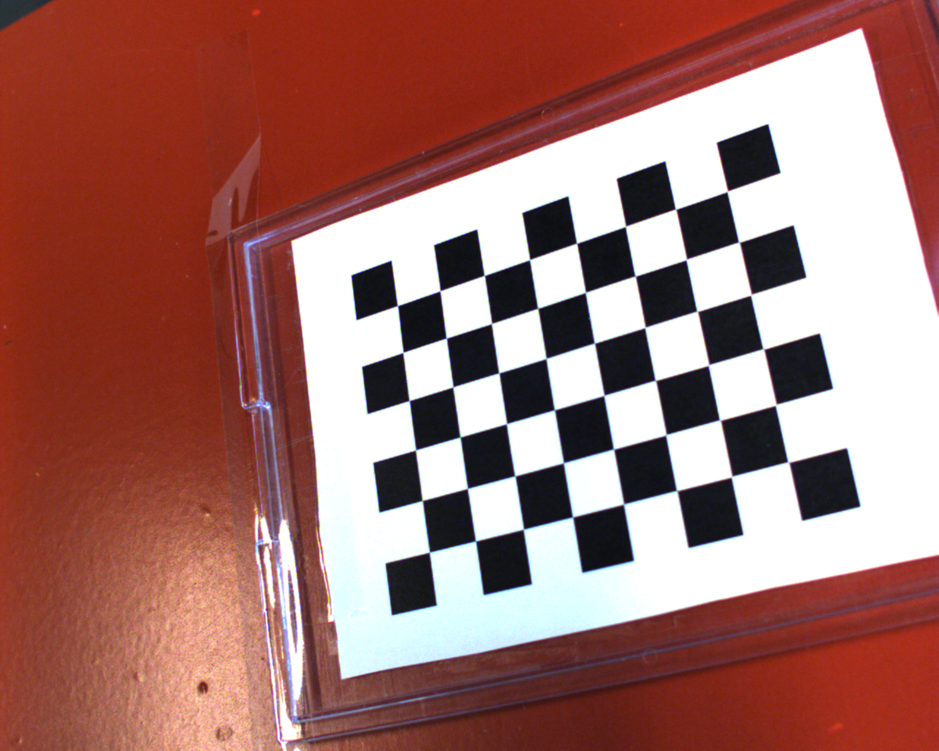
#> input picture rob7/perception/lecture10/exercises/data/UR-calibration/images/image16.png, 939 x 751 px, shrunk from 1280 x 1024 before the run, found by its file name
$ python ex1_get_started-solution-project-points.py
#> lines starting #> are read from the running program, lines starting #| are printed output that depends on the picture; after the words box and inside, x2 and y2 are one past the last pixel; in counts of white or black regions, pixels touching at a corner belong together
import numpy as np
import cv2
import glob

# Load camera calibration from earlier
# along with extrinsics for each checkerboard
# i.e. rotation and translation
with np.load("ur-cam-cal.npz") as npz:
#> (reads rob7/perception/lecture10/exercises/ur-cam-cal.npz from the repository)
    print(list(npz.keys()))
    mtx = npz["projection_mat"]
    dists = npz["distortion"]
    rvecs = npz["rotations"]
    tvecs = npz["translations"]
    image_names = list(npz["image_names"])

# Find the index corresponding to image 'image16.png'
img_idx = image_names.index("./data/UR-calibration/images/image16.png")

# Load that image
img = cv2.imread(image_names[img_idx])
#> img is the input picture: shape (751, 939, 3); mean B, G, R 108.7, 114.6, 161.7

# And the corresponding extrinsinc params
rotation = rvecs[img_idx]
translation = tvecs[img_idx]

# Prepare the list of 3D points
pts_world = np.float32([[0.0, 0.0, 0.0], [50.0, 50.0, 0.0]])

# Project the 3D points to image coords
pts_img, _ = cv2.projectPoints(pts_world, rotation, translation, mtx, dists)

# Draw the points
for p in pts_img:
    img = cv2.circle(img, (int(p[0][0]), int(p[0][1])), 12, (255, 0, 0), 6)
#> this loop made 2 passes
#> pass 1, `img = cv2.circle(img, (int(p[0][0]), int(p[0][1])), 12, (255, 0, 0), 6)`:
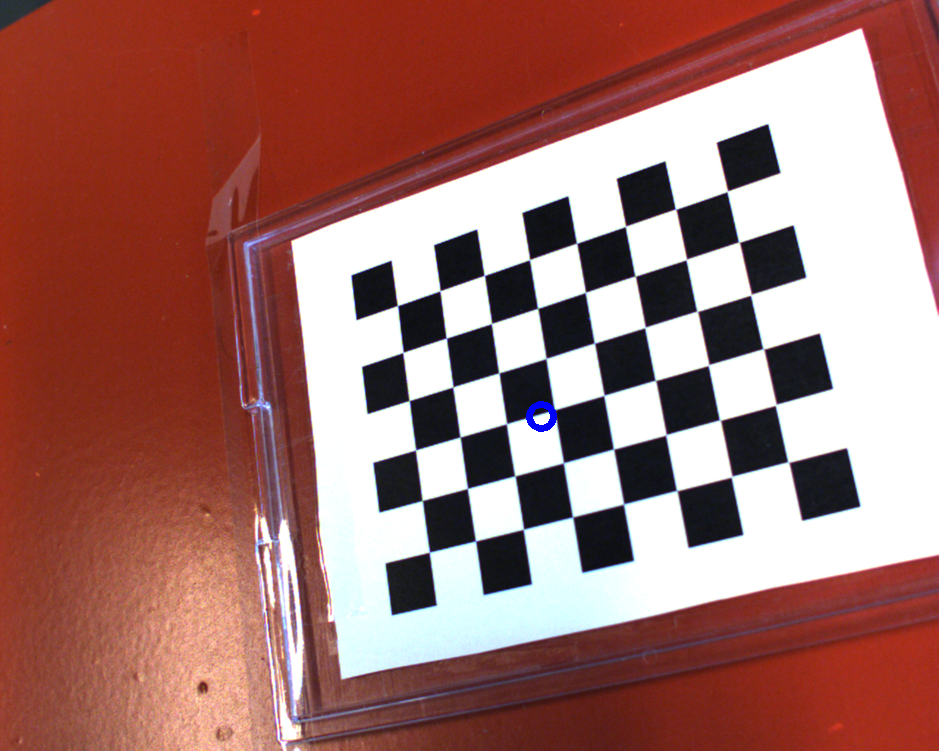
#> img: shape (751, 939, 3); 0.07% of pixels changed, all inside (x1, y1, x2, y2) = (526, 401, 557, 432)
#> pass 2, `img = cv2.circle(img, (int(p[0][0]), int(p[0][1])), 12, (255, 0, 0), 6)`:
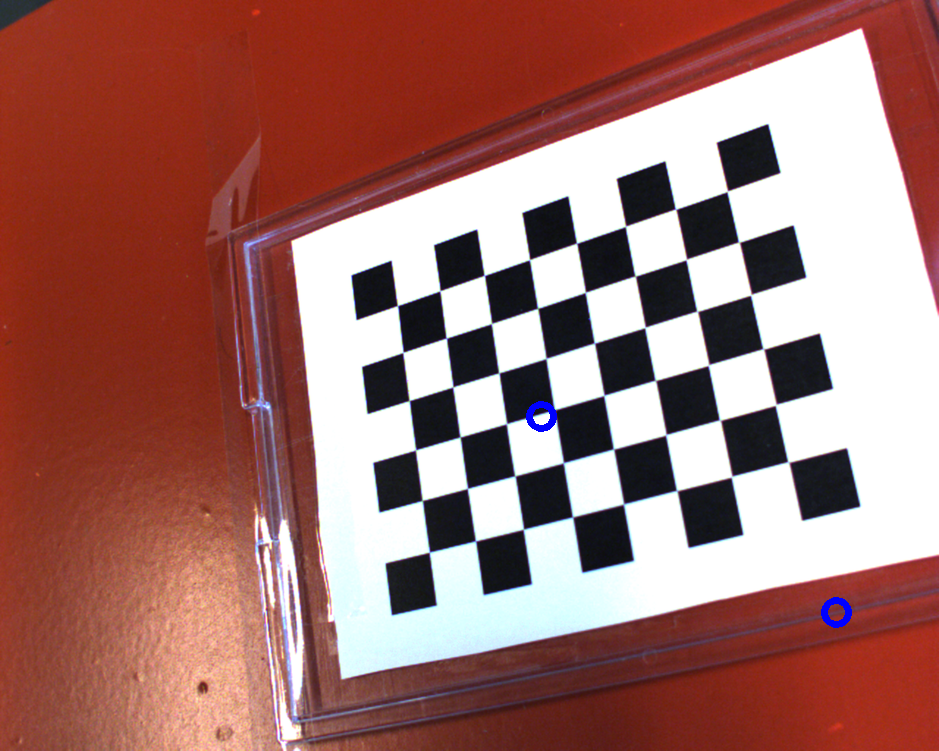
#> img: shape (751, 939, 3); 0.07% of pixels changed, all inside (x1, y1, x2, y2) = (821, 597, 852, 628)

cv2.imwrite("projected_points.jpeg", img)
